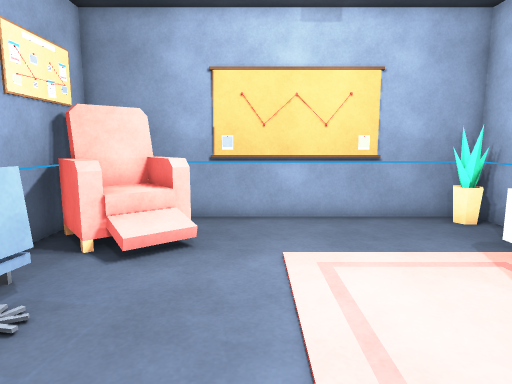
View 1 (above)

12 first-person views from a walk through a scene from a Unity 3-D project. The camera is 1.3 m above the floor, tilts 8° down and sees 75° across. The floor is counted in squares, 0.5 m on a side. Each view is taken from the middle of a square. On the plan, view 1 faces up. The plan holds only what a view shows up to about 20 squares ahead; the rest is blank. The player is left out. Surface patterns are stand-ins for the level's own textures.

View 2
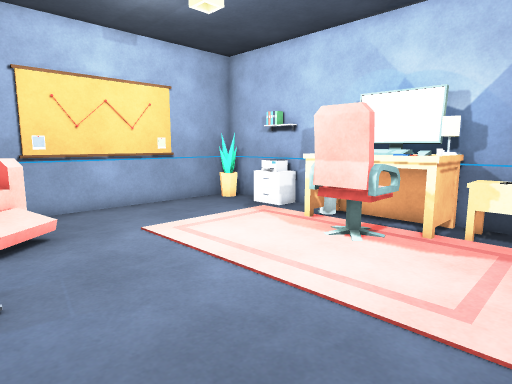

View 3
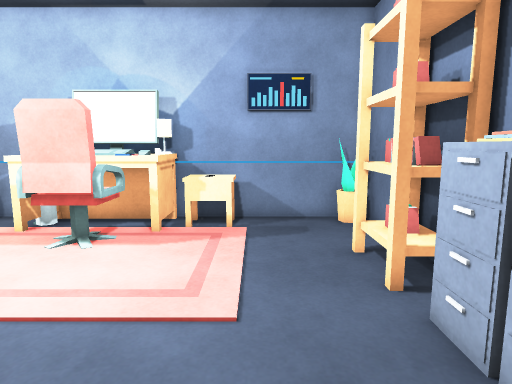

View 4
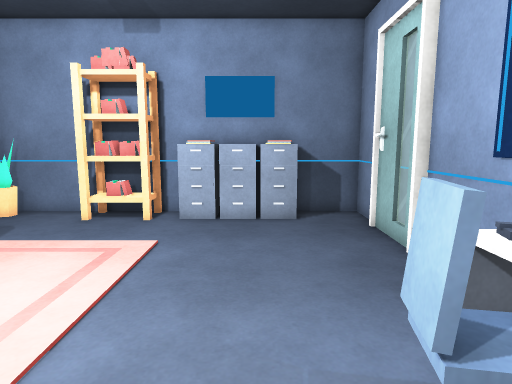

View 5
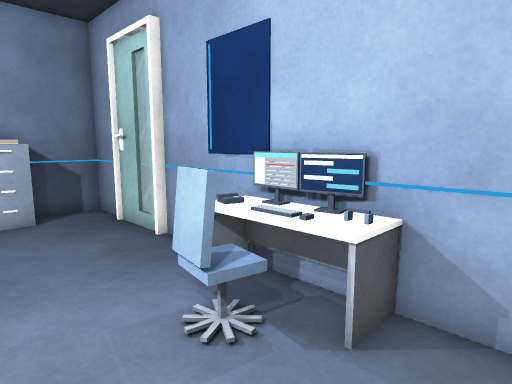

View 6
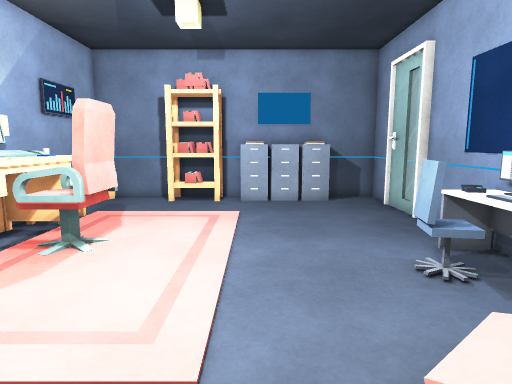

View 7
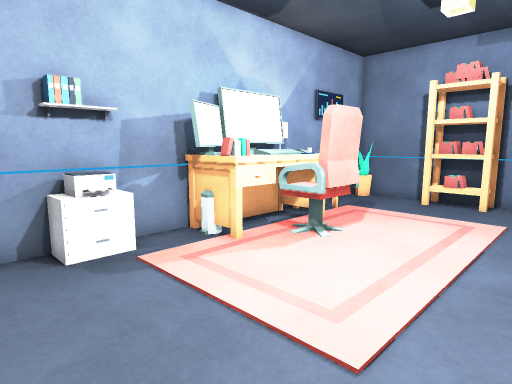

View 8
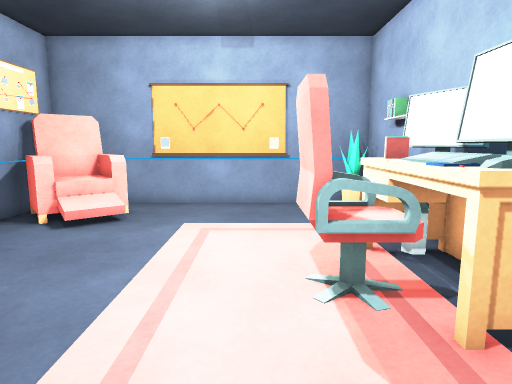

View 9
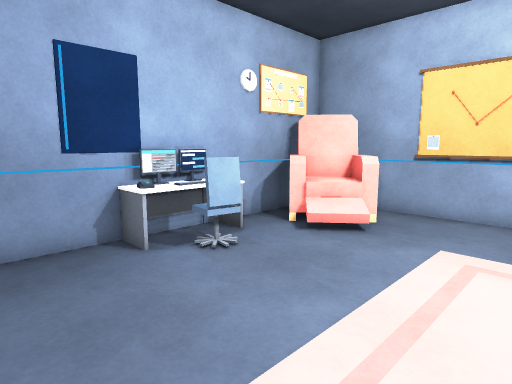

View 10
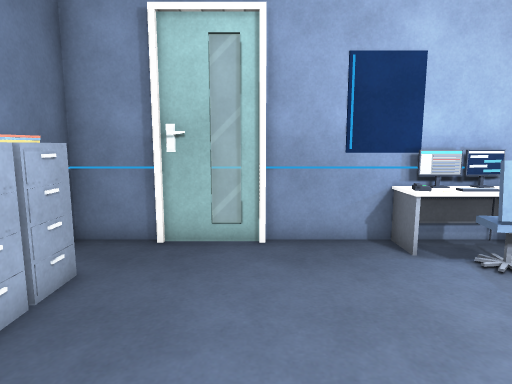

View 11
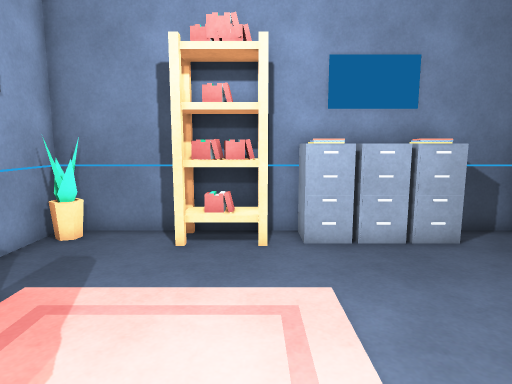

View 12
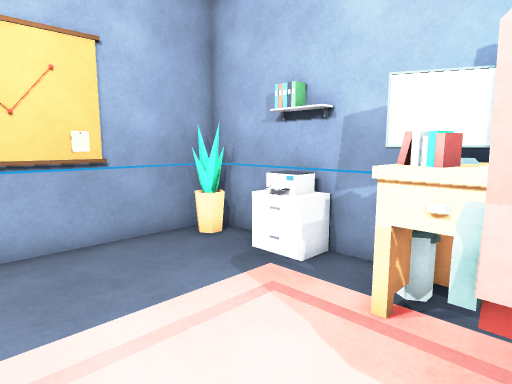

### Floor plan
Key: @ floor where view 1 was taken; # wall or solid block; . floor; = window, fence, low wall or low ledge; v drop or lower ground; O other object.
Columns run from 6 left of view 1 to 8 right of it. Each row starts with its distance up from view 1.
 12 ###############
 11 #OO .........O#
 10 #OO v.........#
  9 #O O.........O#
  8 #.OOO........O#
  7 #.......    .O#
  6 #O......    ..#
  5 #O.O....   OOO#
  4 OOOO..... OOOO#
  3 OO......  OOO #
  2 #.......  OOO #
  1 #.......    OO#
  0 #.....@.    OO#
 -1 #....... .  OO#
 -2 =.............#
 -3 #.............#
 -4 #..    .......#
 -5 #.#OOOOOOOO..O#
 -6 ###############

Positions as (right, up) in squares from view 1, and headings:
1: (0, 0), facing up
2: (-4, -2), facing up-right
3: (-4, -2), facing right
4: (-2, 7), facing down
5: (-1, 8), facing down-left
6: (0, 11), facing down
7: (-1, 11), facing down-right
8: (3, -3), facing up
9: (3, -1), facing up-left
10: (3, -1), facing left
11: (2, 4), facing down
12: (1, 3), facing up-right
